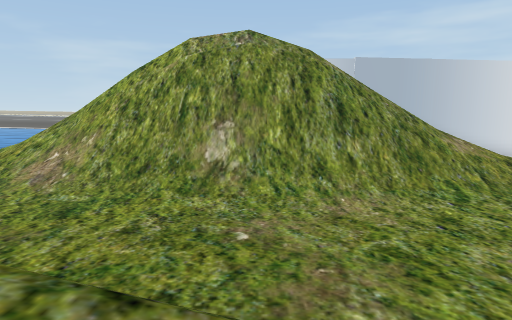
view 1 (above)

17 first-person views from a walk through a Unity game level. The camera is 1.4 m above the floor, tilts 8° down and sees 75° across. The floor is counted in squares, 1 m on a side. Each view is taken from the middle of a square. On the plan, view 1 faces up. The plan holds only what a view shows up to about 15 squares ahead; the rest is blank. The place goes on beyond the plan. Some surface patterns are stand-ins.

view 2
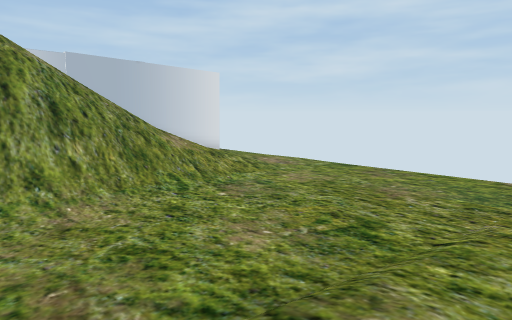

view 3
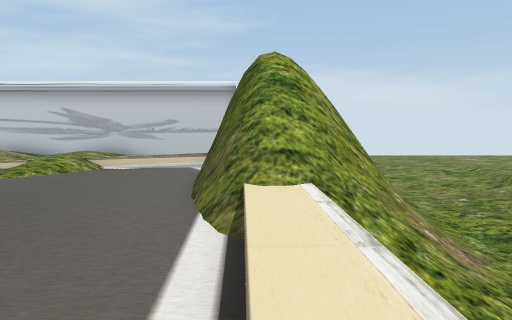

view 4
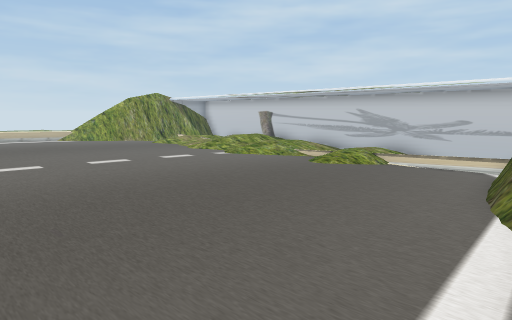

view 5
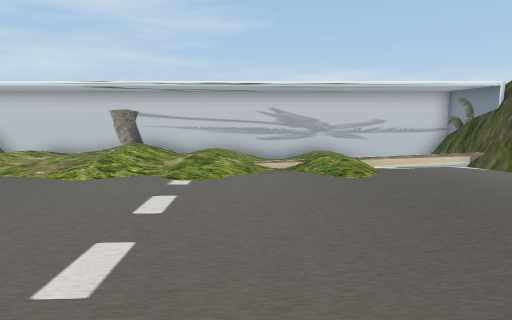

view 6
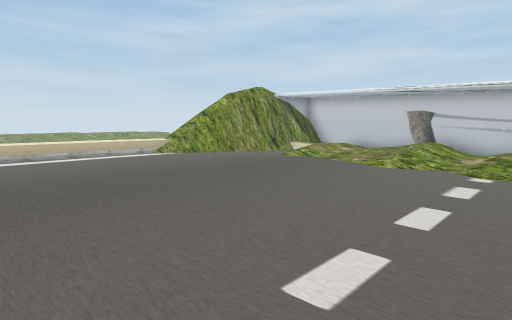

view 7
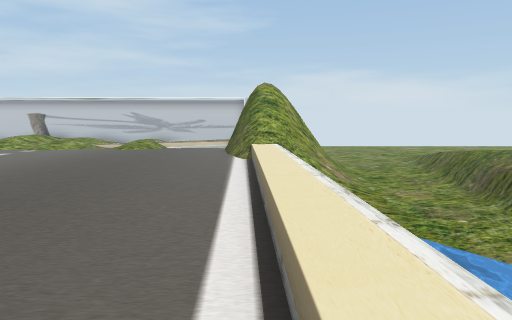

view 8
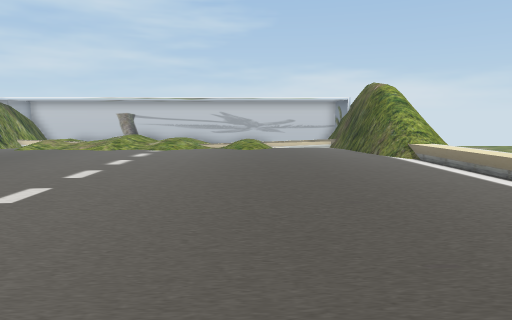

view 9
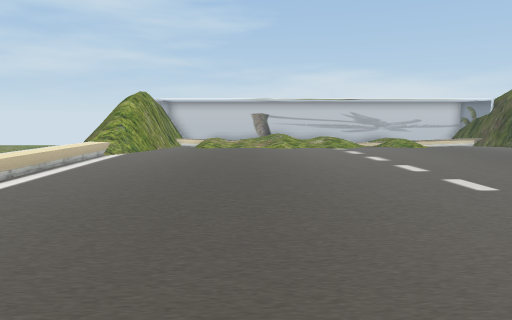

view 10
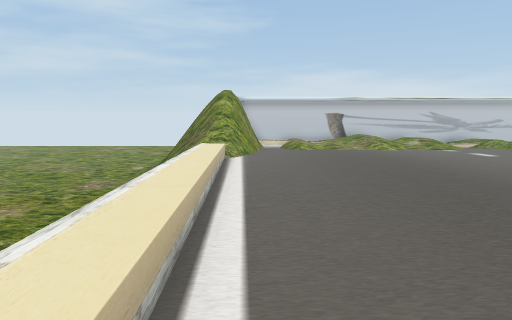

view 11
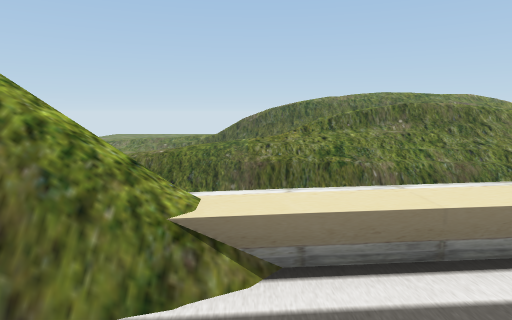

view 12
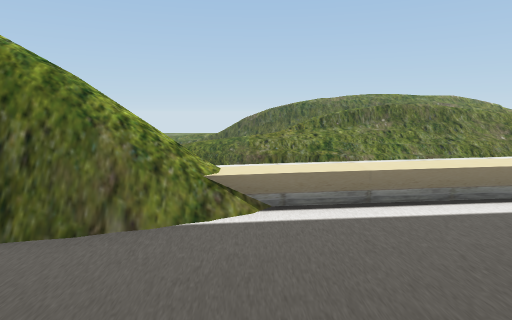

view 13
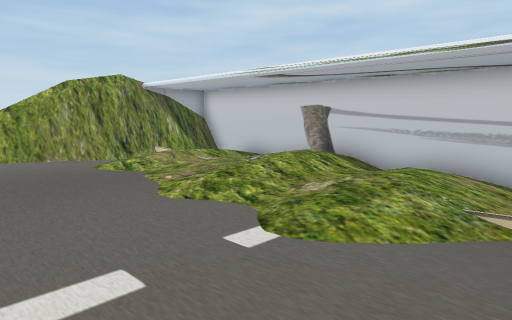

view 14
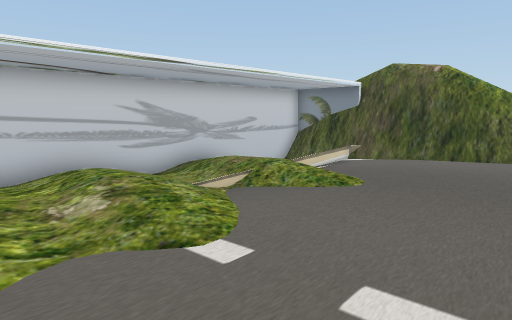

view 15
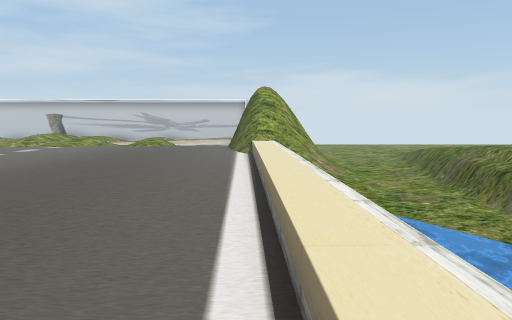

view 16
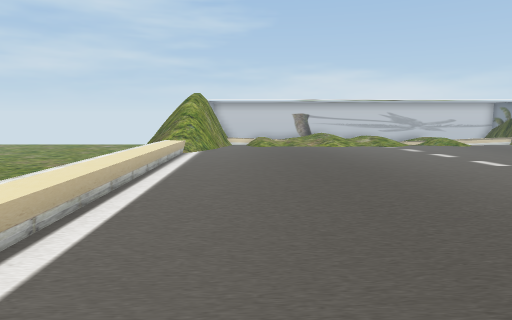

view 17
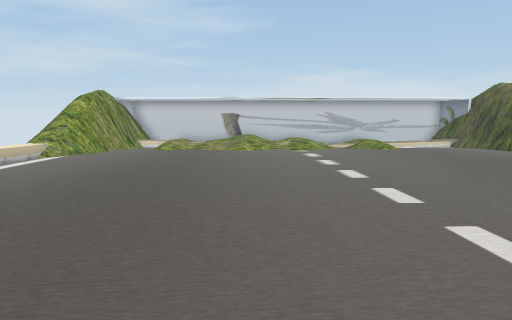

### Floor plan
Key: @ floor where view 1 was taken; # wall or solid block; . main floor; - floor 0.25 m lower than the main floor; : floor 0.5 m higher than the main floor; _ floor 0.5 m lower than the main floor; < floor 1.25 m lower than the main floor; + floor 1.5 m higher than the main floor; ( floor 1.5 m lower than the main floor; / step, stairs or slope; = window, fence, low wall or low ledge; ~ water the walk can cross; ≈ water the walk keeps out of; ^ raised ledge; v drop or lower ground; O other object.
Columns run from 21 left of view 1 to 6 right of it. Each row starts with its distance up from view 1.
 34     ~~~~~~~OO==///
 33    vvv#:////////=vvvvv^^^
 32   .........------==#######
 31   .........-------__     #
 30 . .........-------_////  #
 29   .........-------_//////#
 28   .........-------__/--  #
 27  . ........-------_-/..  #
 26    ........-------_//..  #
 25   .........-------_//////#
 24     .......-------__---//#
 23     .......-------_//////#
 22      ......-------_//////#
 21      ......-------__/////#
 20     .......-------___/___#
 19     ........------_//////#
 18   . ........------_//////#
 17     ........-------__/   #
 16     ........-------___   #
 15    .........-------___   #
 14   ..........-------___= /#
 13   ..........---==###########
 12 .........////////////// =
 11  ~~~~~~~~~~≈##////////////
 10              ///#=#vvvvv////
  9               //===#####=///
  8      ~~~~(((((////======////
  7       ~~((((((((((((((((((((
  6         ((((((((((((((((((((
  5         ((((((((((((((((((((
  4      /===/===//(((((((((((((
  3    ///////////===////(((((((
  2    /////////////////// //(((
  1    ///////////...-/    /<((/
  0    /+++#===///       @  <((

Where each view was taken, in squares from view 1:
view 1: 0 up, 0 right, facing up
view 2: 0 up, 0 right, facing up-right
view 3: 12 up, 11 left, facing right
view 4: 12 up, 12 left, facing up-right
view 5: 21 up, 11 left, facing right
view 6: 21 up, 13 left, facing up-right
view 7: 12 up, 19 left, facing right
view 8: 18 up, 19 left, facing right
view 9: 27 up, 20 left, facing right
view 10: 32 up, 19 left, facing right
view 11: 15 up, 7 left, facing down
view 12: 17 up, 7 left, facing down
view 13: 20 up, 6 left, facing up-right
view 14: 25 up, 6 left, facing down-right
view 15: 12 up, 21 left, facing right
view 16: 30 up, 21 left, facing right
view 17: 25 up, 19 left, facing right
